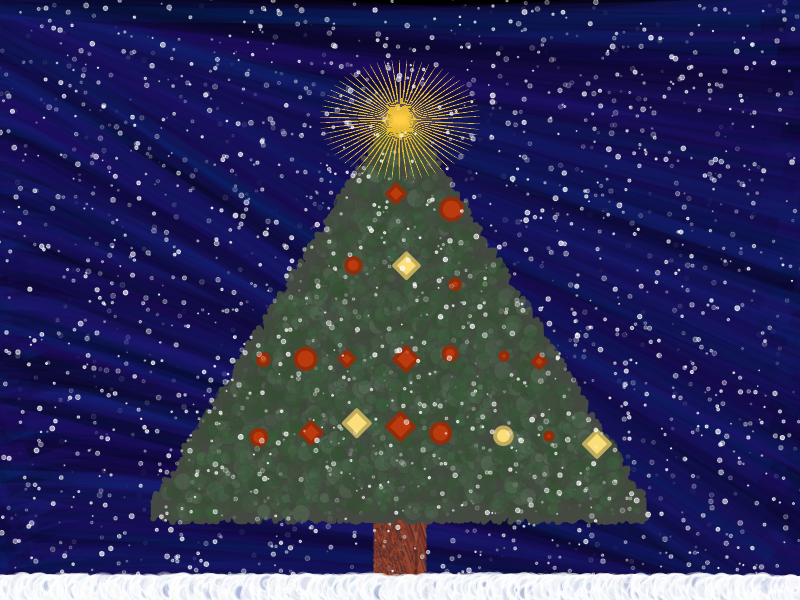

Source code (R):
#====== Day 23 of 25 Days of Rtistry - Trees======#

# This prompt was influenced by Group R Asturias
# Esto fue influenciado por el Grupo R Asturias
# https://twitter.com/grupoRasturias

# Library Load-in====
library(tidyverse)

# Data for the tree====
tree <- tibble(x = c(seq(20,80, length.out = 1000),
                     seq(80,50, length.out = 1000),
                     seq(50,20, length.out = 1000)),
               y = c(rep(15,1000),
                     seq(15,80, length.out = 1000),
                     seq(80,15, length.out = 1000)))

# Color palette for the tree====
tree_pal <- c("#444941","#32502E","#406343","#5B6D5B")

# Texture for the tree====
tree_texture <- tibble(crossing(x = c(seq(20,80, length.out = 50),
                             seq(80,50, length.out = 50),
                             seq(50,20, length.out = 50)),
                       y = c(rep(15,50),
                             seq(15,80, length.out = 50),
                             seq(80,15, length.out = 50)))) %>%
  mutate(logic = sp::point.in.polygon(x,y,tree$x,tree$y)) %>%
  filter(logic == 1)

# Data to create the ornaments====
ornaments <- tibble(crossing(x = c(seq(20,80, length.out = 6),
                                                   seq(80,50, length.out = 6),
                                                   seq(50,20, length.out = 6)),
                                             y = c(rep(15,6),
                                                   seq(15,80, length.out = 6),
                                                   seq(80,15, length.out = 6)))) %>%
  mutate(logic = sp::point.in.polygon(x,y,tree$x,tree$y)) %>%
  filter(logic == 1) 

# Applying colors to the ornaments====
ornaments <- ornaments %>%
  mutate(fill = sample(c("#BB3B0E","#F9DE79"),nrow(ornaments), replace = TRUE),
         shape = sample(c(21,23),nrow(ornaments), replace = TRUE)) %>%
  rowwise() %>%
  mutate(color = colorRampPalette(c(fill,"#000000"))(10)[3])

# Creating the texture for the tree trunk====
trunk_texture <- tibble(crossing(x = c(seq(48,52, length.out = 100),
                              rep(52,100),
                              seq(52,48, length.out = 100),
                              rep(48,100)),
                        y = c(rep(0,100),
                              seq(0,20, length.out = 100),
                              rep(20,100),
                              seq(20,0,length.out = 100))))

# Creating the color palette for the tree trunk====
trunk_pal <- c("#672F2F","#3D262A","#A35638","#AC3F21")

# Varying and applying the color palette for the tree trunk====
trunk_texture <- trunk_texture %>%
  mutate(color = sample(c("#672F2F","#3D262A","#A35638","#AC3F21"),nrow(trunk_texture), replace = TRUE))

# Creating the now cover for the ground====
snow_cover <- tibble(crossing(x = c(seq(0,100, length.out = 100),
                           100,
                           seq(100,0, length.out = 100),
                           0),
                     y = c(rep(0,100),
                           sin(100),
                           abs(sin(seq(0,100, length.out = 100)))+1,
                           0))) 

# Applying and randomizing colors for the ground====
snow_cover <- snow_cover %>%
  mutate(fill = sample(c("#F6F5FA","#D9DCED","#DEE8F2","#C7D8E8","#9BA9D0"), nrow(snow_cover), replace = TRUE)) %>%
  rowwise() %>%
  mutate(color = colorRampPalette(c(fill,"#000000"))(10)[6])
  
# Data for creating the sky/background ====
sky <- tibble(crossing(x = rep(0,50),
              y = seq(0,100, length.out = 50),
              xend = rep(100,50),
              yend = seq(0,100, length.out = 50)))

# Adding some snowfall data====
snow_fall <- tibble(crossing(x = seq(0,100, length.out = 50),
                    y = seq(0,100, length.out = 50)))

# Adding some star data====
star <- tibble(x = (5*cos(seq(0,2*pi, length.out = 200)) * 0:2) + 50,
               y = (5*sin(seq(0,2*pi, length.out = 200)) * 0:2) + 80)

# Final Image====
tree %>%
  ggplot(aes(x,y))+
  theme_void()+
  geom_segment(data = sky, aes(x = x, xend = xend, y = y, yend = yend), 
               color = sample(colorRampPalette(c("#00347A","#2A1274","#110944","#010510"))(nrow(sky))),
               size = 5, alpha = .2, position = position_jitter(width = 5, height = 2))+
  geom_text(data = trunk_texture, aes(x=x,y=y, label = sample(c("|","/","\\\\"),nrow(trunk_texture), replace = TRUE)), 
            position = position_jitter(width = .01, height = 1),
               color = trunk_texture$color, size = 10, inherit.aes = FALSE,
            alpha = sample(seq(.05,.6, length.out = nrow(trunk_texture))))+
  geom_point(data = snow_cover, color = "#ffffff", fill = snow_cover$fill, 
             size = sample(seq(.01,5, length.out = 25),nrow(snow_cover), replace =  TRUE),
             shape = 21, stroke = sample(seq(1,2,length.out = nrow(snow_cover))), alpha = sample(seq(.02,.8, length.out = nrow(snow_cover))),
             position = position_jitter(width = 1, height = 1))+
  geom_polygon(position = position_jitter(width = 1, height = 2),
               color = tree_pal[1], fill = tree_pal[1], size = 2)+
  geom_point(data = tree_texture, shape = 21, color = tree_pal[1],
             fill = sample(colorRampPalette(tree_pal)(nrow(tree_texture))),
             size = sample(seq(.1,6, length.out = 30),nrow(tree_texture), replace = TRUE),
             alpha = sample(seq(.01,.7, length.out = 20), nrow(tree_texture), replace = TRUE),
             position = position_jitter(width = 1, height = 2))+
  geom_polygon(data = star, color = "#FFCE45", fill = "#D4AC2B", size = .1)+
  geom_point(data = ornaments, shape = ornaments$shape, color = ornaments$color,
             fill = ornaments$fill,
             size = sample(seq(1,6, length.out = 30),nrow(ornaments), replace = TRUE),
             stroke = 2, position = position_jitter(width = 1, height = 2))+
  geom_point(data = snow_fall, color = "#ffffff", size = sample(seq(.01,1.4, length.out = nrow(snow_fall))),
             alpha = sample(seq(.01,.7, length.out = nrow(snow_fall))), position = position_jitter(width = 10, height = 5))+
  coord_cartesian(xlim=c(0,100),ylim=c(0,100), expand = FALSE, clip = "off")+
  theme(plot.background = element_rect(fill = "#000000"))
